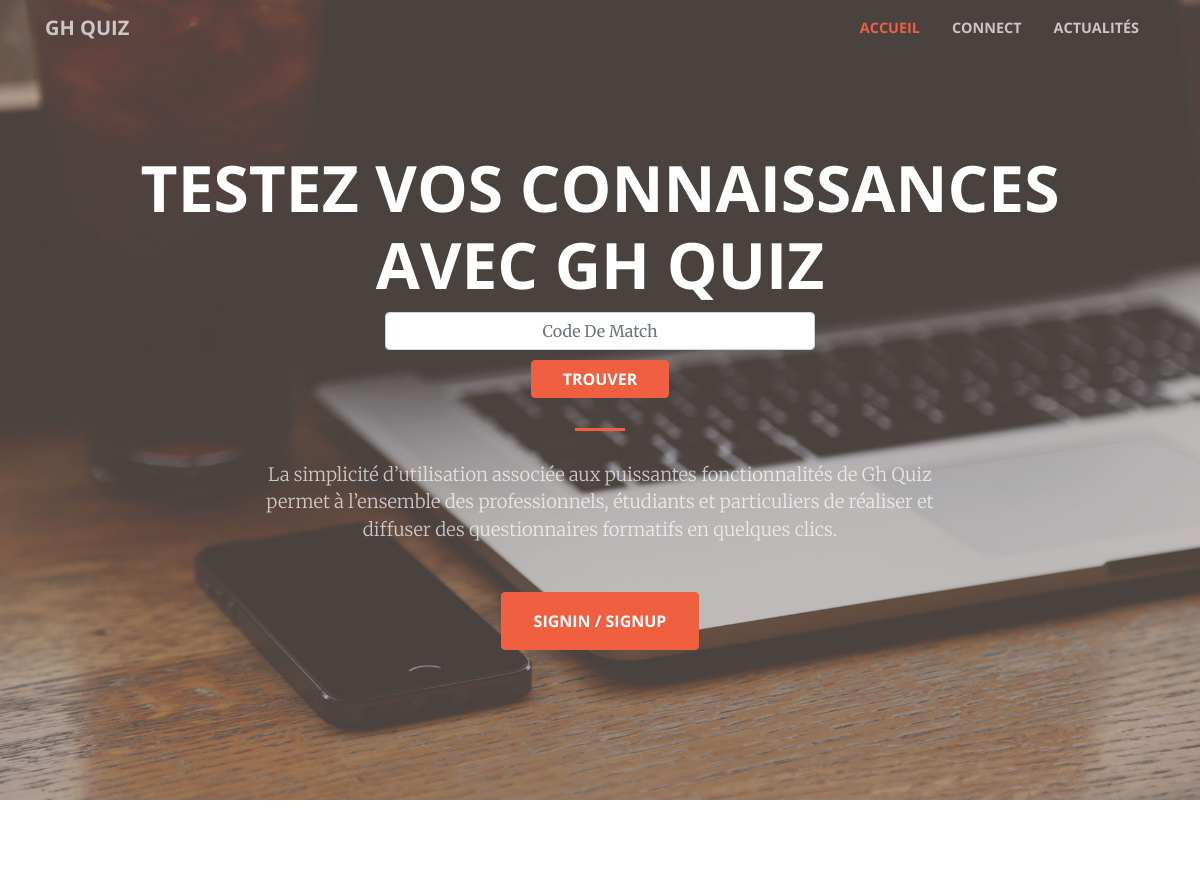
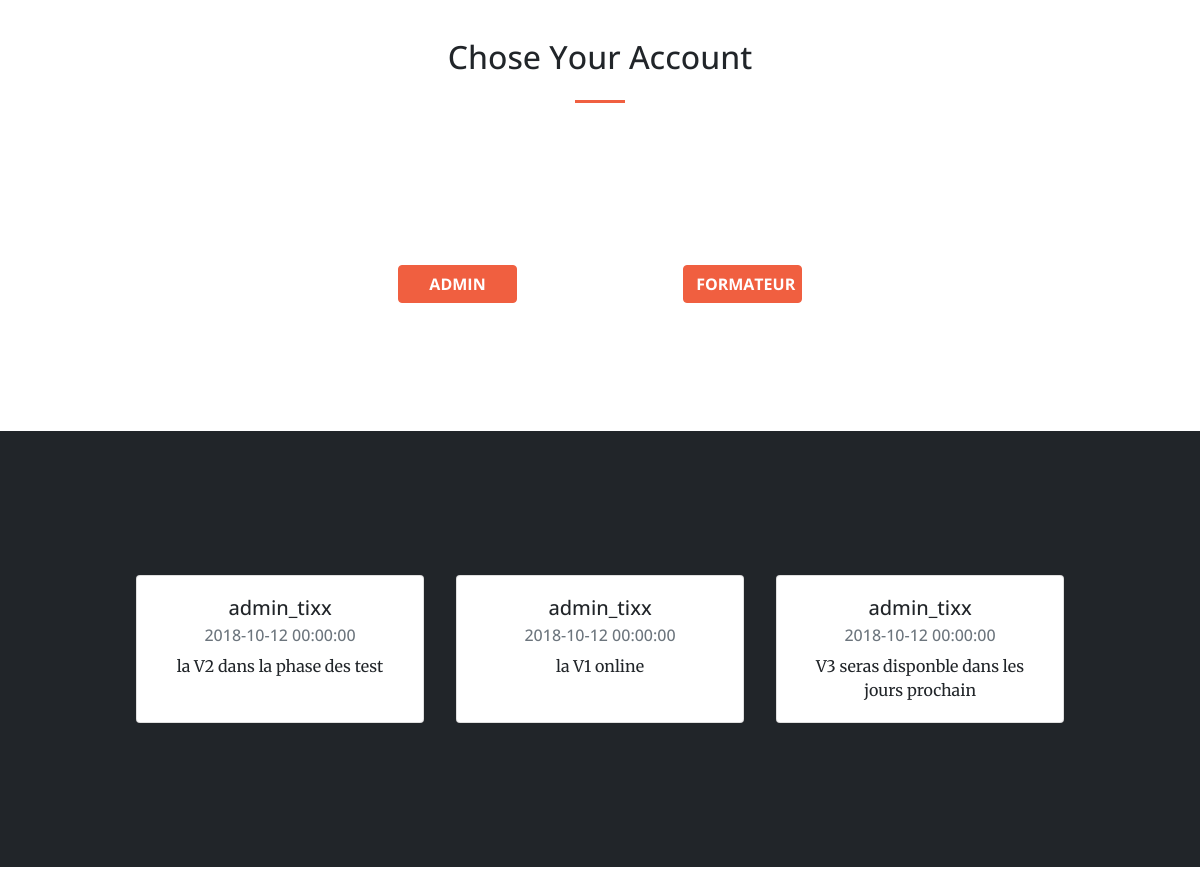
Screenshot of /codeigniter/index.php with the database file from the repository (2 pictures, top to bottom).
### tables this page shows
CREATE TABLE `actualite` (
  `act_id` int(20) NOT NULL,
  `act_intitule` varchar(50) NOT NULL,
  `act_descriptif` varchar(256) NOT NULL,
  `act_date_debut` datetime NOT NULL,
  `act_date_fin` datetime NOT NULL,
  `cpt_pseudo` varchar(50) NOT NULL
);

### codeigniter/application/controllers/Accueil.php (called while the page is built, shortened)
<?php
class Accueil extends CI_Controller{
    public function __construct(){
        $this->load->model('db_model');
        $this->load->helper('form');
        $this->load->library('session');
    }
    public function afficher(){
        $this->load->helper('form');
        $data['actu'] = $this->db_model->get_all_actualites();
        $loginVisibility['isVisible'] = false;
        $this->load->view('template/haut');
        $this->load->view('template/page_accueil',$data);
        $this->load->view('template/login_formateur',$loginVisibility);
        $this->load->view('template/login_adminstrateur',$loginVisibility);
        $this->load->view('template/bas');
    }
}
?>

### codeigniter/index.php (called while the page is built, shortened)
<?php
require_once BASEPATH.'core/CodeIgniter.php';

### codeigniter/application/models/Db_model.php (called while the page is built, shortened)
<?php
class Db_model extends CI_Model{
    public function get_all_actualites(){
        $query = $this->db->query("
        SELECT `act_intitule`,`act_descriptif`,`act_date_debut`,`cpt_pseudo` FROM `actualite`
        where act_date_debut < NOW() and act_date_fin> NOW() ;
        ");
        return $query->result_array();
    }
}
?>

### codeigniter/application/views/template/page_accueil.php (the view, shortened to what this page needs)
<header class="masthead text-center text-white d-flex">
    <div class="container my-auto">
        <div class="row ">
            <div class="col-lg-10 mx-auto">
                <h1 class="text-uppercase">
                     <strong>Testez vos connaissances avec GH QUIZ</strong>
                  </h1>
                <div class="container">
                    <?php
                        echo "<div class='row justify-content-md-center '>";
                        echo "<div class = col-md-6>";
                        echo form_input(array(
                            'type' => 'text',
                            'name' => 'matchCode',
                            'maxlength'=>"8",
                            'class'=>"form-control col-md-12 center_input" ,
                            'placeholder'=>"Code De Match",
                             'id'=>"codeMatch"
                        ));
                        echo '</div>';
                        echo '</div>';
                        echo "<div class='row justify-content-md-center '>";
                        echo "<div class = col-md-4>";
                        echo form_button(array(
                            'class' =>'btn btn-primary custum-btn col-md-6 margin_top_btn',
                            'content' => 'trouver',
                            'onClick' => 'startMatch();'
                        ));
                        echo '</div>';
                        echo '</div>';
                    ?>
                </div>
                <hr>
            </div>
            <div class="col-lg-8 mx-auto">
                <p class="text-faded mb-5">
                    La simplicité d’utilisation associée aux puissantes fonctionnalités de Gh Quiz permet à l’ensemble des professionnels, étudiants et particuliers de réaliser et diffuser des questionnaires formatifs en quelques clics.
                </p>
                <a class="btn btn-primary btn-xl js-scroll-trigger" href="#signIn_Up">SignIn / SignUp</a>
            </div>
        </div>
    </div>
</header>
<section id="signIn_Up">
    <div class="container">
        <div class="row">
            <div class="col-lg-12 text-center">
                <h2 class="section-heading">Chose Your Account</h2>
                <hr class="my-4">
            </div>
        </div>
    </div>
    <div class="container">
        <div class="row justify-content-md-center">
            <div class="col-lg-3 col-md-6 text-center">
                <div class="service-box mt-5 mx-auto">
                    <div class="row justify-content-md-center">
                        <button type="button" class="btn btn-primary custum-btn col-md-5 margin_top_btn" data-toggle="modal" data-target="#AdminLoginModel">Admin</button>
                    </div>
                </div>
            </div>
            <div class="col-lg-3 col-md-6 text-center">
                <div class="service-box mt-5 mx-auto">
                    <div class="row justify-content-md-center">
                        <button type="button" class="btn btn-primary custum-btn col-md-5 margin_top_btn" data-toggle="modal" data-target="#FormateurLoginModel">Formateur</button>
                    </div>
                </div>
            </div>
        </div>
    </div>
</section>
<section id="news" style="background-color:#212529" >
<div class="container-fluid ">
        <div class="row">
            <div class="col-lg-12 mx-auto text-center mar">
                <div class="row justify-content-md-center justify-content-sm-center">
                    <?php
                      foreach ($actu as $value)
                      {
                        echo '<div class="card m-3" style="width: 18rem;" >
                        <div class="card-body">
                          <h5 class="card-title">'.$value['cpt_pseudo'].'</h5>
                          <h6 class="card-subtitle mb-2 text-muted">'.$value['act_date_debut'].'</h6>
                          <p class="card-text">'.$value['act_descriptif'].'</p>
                        </div>
                      </div>';
                      }
                    ?>
                </div>
            </div>
        </div>
</section>

### codeigniter/application/views/template/haut.php (shortened to what this page needs)
<!DOCTYPE html>
<html lang="en">
   <head>
      <link href="<?php echo base_url();?>style/vendor/bootstrap/css/bootstrap.min.css" rel="stylesheet">
      <link href="<?php echo base_url();?>style/vendor/fontawesome-free/css/all.min.css" rel="stylesheet" type="text/css">
      <link href="<?php echo base_url();?>style/vendor/magnific-popup/magnific-popup.css" rel="stylesheet">
      <link href="<?php echo base_url();?>style/css/creative.min.css" rel="stylesheet">
      <link href="<?php echo base_url();?>style/css/style.css" rel="stylesheet">
   </head>
   <body id="page-top">
      <nav class="navbar navbar-expand-lg navbar-light fixed-top" id="mainNav">
         <div class="container">
            <a class="navbar-brand js-scroll-trigger" href="#page-top">Gh Quiz</a>
            <div class="collapse navbar-collapse" id="navbarResponsive">
               <ul class="navbar-nav ml-auto">
                  <li class="nav-item">
                     <a class="nav-link js-scroll-trigger" href="#page-top">Accueil</a>
                  </li>
                  <li class="nav-item">
                     <a class="nav-link js-scroll-trigger" href="#signIn_Up">Connect</a>
                  </li>
                  <li class="nav-item">
                     <a class="nav-link js-scroll-trigger" href="#news">Actualités</a>
                  </li>
               </ul>
            </div>
         </div>
      </nav>

### codeigniter/application/views/template/bas.php
    <br>
   </body>
</html>

### codeigniter/style/css/style.css (style rules this page uses)
.margin_top_btn { margin-top: 10px; }
.center_input { text-align:center; }

### rows the page displays
actualite: cpt_pseudo "admin_tixx", act_date_debut "2018-10-12 00:00:00", act_descriptif "la V2 dans la phase des test"
actualite: cpt_pseudo "admin_tixx", act_date_debut "2018-10-12 00:00:00", act_descriptif "la V1 online"
actualite: cpt_pseudo "admin_tixx", act_date_debut "2018-10-12 00:00:00", act_descriptif "V3 seras disponble dans les jours prochain"
